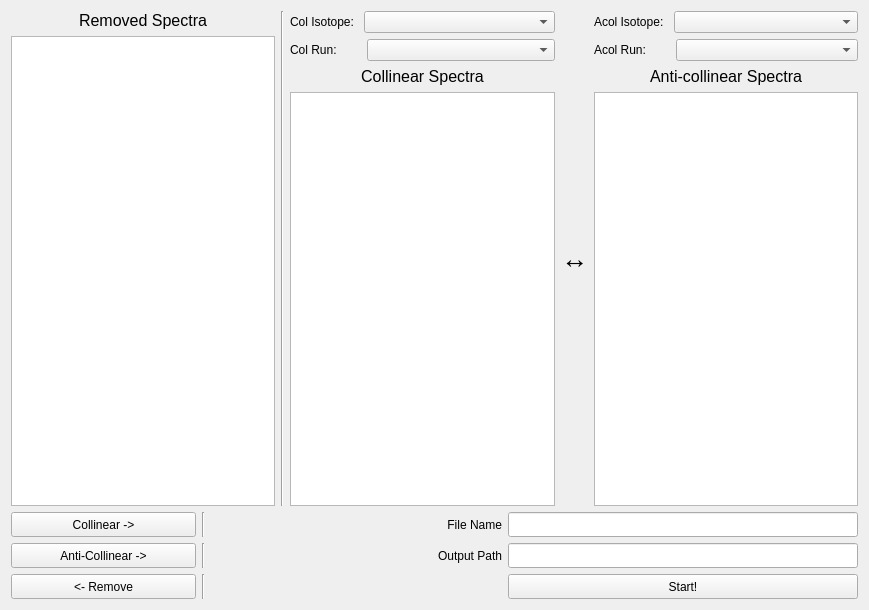
<?xml version="1.0" encoding="UTF-8"?>
<ui version="4.0">
 <class>ColAcol</class>
 <widget class="QWidget" name="ColAcol">
  <property name="windowModality">
   <enum>Qt::NonModal</enum>
  </property>
  <property name="geometry">
   <rect>
    <x>0</x>
    <y>0</y>
    <width>869</width>
    <height>610</height>
   </rect>
  </property>
  <property name="windowTitle">
   <string>Form</string>
  </property>
  <layout class="QVBoxLayout" name="verticalLayout_6">
   <item>
    <layout class="QHBoxLayout" name="horizontalLayout">
     <item>
      <layout class="QVBoxLayout" name="verticalLayout">
       <property name="sizeConstraint">
        <enum>QLayout::SetFixedSize</enum>
       </property>
       <item>
        <layout class="QHBoxLayout" name="horizontalLayout_10">
         <property name="spacing">
          <number>0</number>
         </property>
        </layout>
       </item>
       <item>
        <widget class="QLabel" name="oAll">
         <property name="font">
          <font>
           <pointsize>12</pointsize>
          </font>
         </property>
         <property name="contextMenuPolicy">
          <enum>Qt::NoContextMenu</enum>
         </property>
         <property name="text">
          <string>Removed Spectra</string>
         </property>
         <property name="alignment">
          <set>Qt::AlignCenter</set>
         </property>
        </widget>
       </item>
       <item>
        <widget class="QListWidget" name="lAll">
         <property name="enabled">
          <bool>true</bool>
         </property>
         <property name="sizePolicy">
          <sizepolicy hsizetype="Expanding" vsizetype="Expanding">
           <horstretch>0</horstretch>
           <verstretch>0</verstretch>
          </sizepolicy>
         </property>
         <property name="minimumSize">
          <size>
           <width>50</width>
           <height>300</height>
          </size>
         </property>
         <property name="maximumSize">
          <size>
           <width>16777215</width>
           <height>16777215</height>
          </size>
         </property>
         <property name="layoutDirection">
          <enum>Qt::LeftToRight</enum>
         </property>
         <property name="selectionMode">
          <enum>QAbstractItemView::NoSelection</enum>
         </property>
        </widget>
       </item>
      </layout>
     </item>
     <item>
      <widget class="Line" name="line">
       <property name="orientation">
        <enum>Qt::Vertical</enum>
       </property>
      </widget>
     </item>
     <item>
      <layout class="QVBoxLayout" name="verticalLayout_2">
       <item>
        <layout class="QHBoxLayout" name="horizontalLayout_8">
         <property name="spacing">
          <number>0</number>
         </property>
         <item>
          <widget class="QLabel" name="label_4">
           <property name="sizePolicy">
            <sizepolicy hsizetype="Preferred" vsizetype="Preferred">
             <horstretch>0</horstretch>
             <verstretch>0</verstretch>
            </sizepolicy>
           </property>
           <property name="text">
            <string>Col Isotope:   </string>
           </property>
          </widget>
         </item>
         <item>
          <widget class="QComboBox" name="coColIso">
           <property name="sizePolicy">
            <sizepolicy hsizetype="Expanding" vsizetype="Fixed">
             <horstretch>0</horstretch>
             <verstretch>0</verstretch>
            </sizepolicy>
           </property>
          </widget>
         </item>
        </layout>
       </item>
       <item>
        <layout class="QHBoxLayout" name="horizontalLayout_6">
         <property name="spacing">
          <number>0</number>
         </property>
         <item>
          <widget class="QLabel" name="label_2">
           <property name="sizePolicy">
            <sizepolicy hsizetype="Preferred" vsizetype="Preferred">
             <horstretch>0</horstretch>
             <verstretch>0</verstretch>
            </sizepolicy>
           </property>
           <property name="text">
            <string>Col Run:         </string>
           </property>
          </widget>
         </item>
         <item>
          <widget class="QComboBox" name="coColRun">
           <property name="sizePolicy">
            <sizepolicy hsizetype="Expanding" vsizetype="Fixed">
             <horstretch>0</horstretch>
             <verstretch>0</verstretch>
            </sizepolicy>
           </property>
          </widget>
         </item>
        </layout>
       </item>
       <item>
        <widget class="QLabel" name="oCol">
         <property name="font">
          <font>
           <pointsize>12</pointsize>
          </font>
         </property>
         <property name="contextMenuPolicy">
          <enum>Qt::NoContextMenu</enum>
         </property>
         <property name="text">
          <string>Collinear Spectra</string>
         </property>
         <property name="alignment">
          <set>Qt::AlignCenter</set>
         </property>
        </widget>
       </item>
       <item>
        <widget class="QListWidget" name="lCol">
         <property name="sizePolicy">
          <sizepolicy hsizetype="Expanding" vsizetype="Expanding">
           <horstretch>0</horstretch>
           <verstretch>0</verstretch>
          </sizepolicy>
         </property>
         <property name="minimumSize">
          <size>
           <width>185</width>
           <height>300</height>
          </size>
         </property>
         <property name="maximumSize">
          <size>
           <width>16777215</width>
           <height>16777215</height>
          </size>
         </property>
         <property name="selectionMode">
          <enum>QAbstractItemView::NoSelection</enum>
         </property>
        </widget>
       </item>
      </layout>
     </item>
     <item>
      <widget class="QLabel" name="oArrow">
       <property name="font">
        <font>
         <pointsize>20</pointsize>
        </font>
       </property>
       <property name="text">
        <string>↔</string>
       </property>
      </widget>
     </item>
     <item>
      <layout class="QVBoxLayout" name="verticalLayout_3">
       <item>
        <layout class="QHBoxLayout" name="horizontalLayout_9">
         <property name="spacing">
          <number>0</number>
         </property>
         <item>
          <widget class="QLabel" name="label_5">
           <property name="sizePolicy">
            <sizepolicy hsizetype="Preferred" vsizetype="Preferred">
             <horstretch>0</horstretch>
             <verstretch>0</verstretch>
            </sizepolicy>
           </property>
           <property name="text">
            <string>Acol Isotope:   </string>
           </property>
          </widget>
         </item>
         <item>
          <widget class="QComboBox" name="coAcolIso">
           <property name="sizePolicy">
            <sizepolicy hsizetype="Expanding" vsizetype="Fixed">
             <horstretch>0</horstretch>
             <verstretch>0</verstretch>
            </sizepolicy>
           </property>
          </widget>
         </item>
        </layout>
       </item>
       <item>
        <layout class="QHBoxLayout" name="horizontalLayout_5">
         <property name="spacing">
          <number>0</number>
         </property>
         <item>
          <widget class="QLabel" name="label">
           <property name="sizePolicy">
            <sizepolicy hsizetype="Preferred" vsizetype="Preferred">
             <horstretch>0</horstretch>
             <verstretch>0</verstretch>
            </sizepolicy>
           </property>
           <property name="text">
            <string>Acol Run:         </string>
           </property>
          </widget>
         </item>
         <item>
          <widget class="QComboBox" name="coAcolRun">
           <property name="sizePolicy">
            <sizepolicy hsizetype="Expanding" vsizetype="Fixed">
             <horstretch>0</horstretch>
             <verstretch>0</verstretch>
            </sizepolicy>
           </property>
          </widget>
         </item>
        </layout>
       </item>
       <item>
        <widget class="QLabel" name="oAcol">
         <property name="font">
          <font>
           <pointsize>12</pointsize>
          </font>
         </property>
         <property name="contextMenuPolicy">
          <enum>Qt::NoContextMenu</enum>
         </property>
         <property name="text">
          <string>Anti-collinear Spectra</string>
         </property>
         <property name="alignment">
          <set>Qt::AlignCenter</set>
         </property>
        </widget>
       </item>
       <item>
        <widget class="QListWidget" name="lAcol">
         <property name="sizePolicy">
          <sizepolicy hsizetype="Expanding" vsizetype="Expanding">
           <horstretch>0</horstretch>
           <verstretch>0</verstretch>
          </sizepolicy>
         </property>
         <property name="minimumSize">
          <size>
           <width>185</width>
           <height>300</height>
          </size>
         </property>
         <property name="maximumSize">
          <size>
           <width>16777215</width>
           <height>16777215</height>
          </size>
         </property>
         <property name="selectionMode">
          <enum>QAbstractItemView::NoSelection</enum>
         </property>
        </widget>
       </item>
      </layout>
     </item>
    </layout>
   </item>
   <item>
    <layout class="QHBoxLayout" name="horizontalLayout_2">
     <item>
      <widget class="QPushButton" name="bCol">
       <property name="minimumSize">
        <size>
         <width>185</width>
         <height>25</height>
        </size>
       </property>
       <property name="maximumSize">
        <size>
         <width>185</width>
         <height>25</height>
        </size>
       </property>
       <property name="text">
        <string>Collinear -&gt;</string>
       </property>
      </widget>
     </item>
     <item>
      <widget class="Line" name="line_2">
       <property name="orientation">
        <enum>Qt::Vertical</enum>
       </property>
      </widget>
     </item>
     <item>
      <spacer name="horizontalSpacer_3">
       <property name="orientation">
        <enum>Qt::Horizontal</enum>
       </property>
       <property name="sizeHint" stdset="0">
        <size>
         <width>40</width>
         <height>20</height>
        </size>
       </property>
      </spacer>
     </item>
     <item>
      <widget class="QLabel" name="oFile">
       <property name="minimumSize">
        <size>
         <width>70</width>
         <height>25</height>
        </size>
       </property>
       <property name="maximumSize">
        <size>
         <width>16777215</width>
         <height>25</height>
        </size>
       </property>
       <property name="text">
        <string>File Name</string>
       </property>
       <property name="alignment">
        <set>Qt::AlignRight|Qt::AlignTrailing|Qt::AlignVCenter</set>
       </property>
      </widget>
     </item>
     <item>
      <widget class="QLineEdit" name="iFile">
       <property name="minimumSize">
        <size>
         <width>350</width>
         <height>25</height>
        </size>
       </property>
       <property name="maximumSize">
        <size>
         <width>350</width>
         <height>25</height>
        </size>
       </property>
      </widget>
     </item>
    </layout>
   </item>
   <item>
    <layout class="QHBoxLayout" name="horizontalLayout_3">
     <item>
      <widget class="QPushButton" name="bAcol">
       <property name="minimumSize">
        <size>
         <width>185</width>
         <height>25</height>
        </size>
       </property>
       <property name="maximumSize">
        <size>
         <width>185</width>
         <height>25</height>
        </size>
       </property>
       <property name="text">
        <string>Anti-Collinear -&gt;</string>
       </property>
      </widget>
     </item>
     <item>
      <widget class="Line" name="line_3">
       <property name="orientation">
        <enum>Qt::Vertical</enum>
       </property>
      </widget>
     </item>
     <item>
      <spacer name="horizontalSpacer_2">
       <property name="orientation">
        <enum>Qt::Horizontal</enum>
       </property>
       <property name="sizeHint" stdset="0">
        <size>
         <width>40</width>
         <height>20</height>
        </size>
       </property>
      </spacer>
     </item>
     <item>
      <widget class="QLabel" name="oPath">
       <property name="minimumSize">
        <size>
         <width>70</width>
         <height>25</height>
        </size>
       </property>
       <property name="maximumSize">
        <size>
         <width>20000</width>
         <height>25</height>
        </size>
       </property>
       <property name="text">
        <string>Output Path</string>
       </property>
       <property name="alignment">
        <set>Qt::AlignRight|Qt::AlignTrailing|Qt::AlignVCenter</set>
       </property>
      </widget>
     </item>
     <item>
      <widget class="QLineEdit" name="iPath">
       <property name="minimumSize">
        <size>
         <width>350</width>
         <height>25</height>
        </size>
       </property>
       <property name="maximumSize">
        <size>
         <width>350</width>
         <height>25</height>
        </size>
       </property>
      </widget>
     </item>
    </layout>
   </item>
   <item>
    <layout class="QHBoxLayout" name="horizontalLayout_4">
     <item>
      <widget class="QPushButton" name="bReset">
       <property name="minimumSize">
        <size>
         <width>185</width>
         <height>25</height>
        </size>
       </property>
       <property name="maximumSize">
        <size>
         <width>185</width>
         <height>25</height>
        </size>
       </property>
       <property name="text">
        <string>&lt;- Remove</string>
       </property>
      </widget>
     </item>
     <item>
      <widget class="Line" name="line_4">
       <property name="orientation">
        <enum>Qt::Vertical</enum>
       </property>
      </widget>
     </item>
     <item>
      <spacer name="horizontalSpacer">
       <property name="orientation">
        <enum>Qt::Horizontal</enum>
       </property>
       <property name="sizeHint" stdset="0">
        <size>
         <width>40</width>
         <height>20</height>
        </size>
       </property>
      </spacer>
     </item>
     <item>
      <widget class="QPushButton" name="bStart">
       <property name="minimumSize">
        <size>
         <width>350</width>
         <height>25</height>
        </size>
       </property>
       <property name="maximumSize">
        <size>
         <width>350</width>
         <height>25</height>
        </size>
       </property>
       <property name="text">
        <string>Start!</string>
       </property>
      </widget>
     </item>
    </layout>
   </item>
  </layout>
 </widget>
 <resources/>
 <connections/>
</ui>
